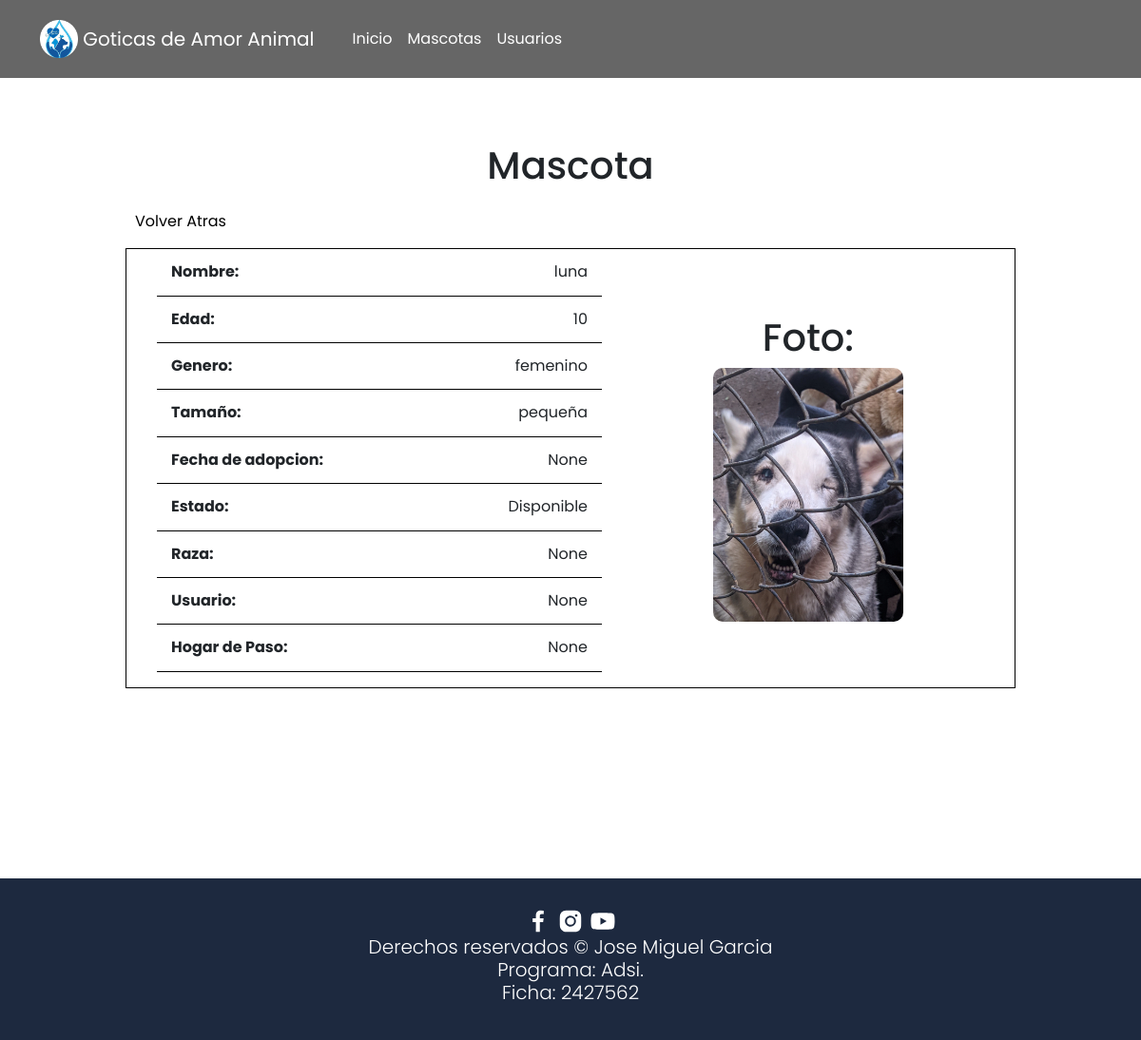
Screenshot of /mascotas/view/8 with the database file from the repository.
### mascotas/models.py (models this page shows, shortened)
class Mascota(models.Model):
    nombre = models.CharField(max_length=50, blank=False,null=False)
    edad = models.IntegerField(blank=False,null=False)
    genero = models.CharField(max_length=50, blank=False,null=False)
    tamaño = models.CharField(max_length=50, blank=False,null=False)
    fecha_adopcion = models.DateField(blank=True,null=True)
    estado_mascota = models.ForeignKey(EstadoMascota,on_delete=models.SET_NULL,null=True)
    raza = models.ForeignKey(Raza,on_delete=models.SET_NULL,null=True,blank=True)
    usuario = models.ForeignKey(Usuario,on_delete=models.SET_NULL,null=True,blank=True)
    hogar_paso = models.ForeignKey(HogarPaso,on_delete=models.SET_NULL,null=True,blank=True)
    imagen = models.ImageField(null=True,blank=True)

class EstadoMascota(models.Model):
    tipo_estado = models.CharField(max_length=50,blank=False,null=False)
    def __str__(self) :
        return self.tipo_estado

### mascotas/views.py (the view)
# urls.py: path('view/<int:id>',views.view,name='view'),
def view(request,id):
    mascota = Mascota.objects.get(id=id)
    context ={
        'mascota':mascota
    }
    return render(request,'mascotas/detalles.html',context)

### templates/mascotas/detalles.html (shortened to what this page needs)
{%extends 'layouts/base.html'%}
{%block content%}
<div class="container formulario">
    <h1>Mascota</h1>
    <br />
    <span class="aux-btns">
        <a href="{%url 'mascota'%}">Volver Atras</a>
    </span>
    <br />
    <div class="detalles-mascota">
        <div class="detalles-info">
            <ul>
                <li><b>Nombre:</b>{{mascota.nombre}}</li>
                <li><b>Edad:</b>{{mascota.edad}}</li>
                <li><b>Genero:</b>{{mascota.genero}}</li>
                <li><b>Tamaño:</b>{{mascota.tamaño}}</li>
                <li><b>Fecha de adopcion:</b>{{mascota.fecha_adopcion}}</li>
                <li><b>Estado:</b>{{mascota.estado_mascota}}</li>
                <li><b>Raza:</b>{{mascota.raza}}</li>
                <li><b>Usuario:</b>{{mascota.usuario}}</li>
                <li><b>Hogar de Paso:</b>{{mascota.hogar_paso}}</li>
            </ul>
        </div>
        <div class="detalles-imagen">
            <h1>Foto:</h1>
            <img src="{{mascota.imagen.url}}" alt="" width="25%"></li>
        </div>
    </div>
</div>
{%endblock%}

### static/css/style.css (style rules this page uses)
:root { --color-title: #001a49; --secundary-color: #0b72b5; --color-blanco: white; }
* { margin: 0; padding: 0; box-sizing: border-box; font-family: "Poppins", sans-serif; line-height: 1.15; }
body { overflow-x: hidden; }
.formulario { padding-top: 150px; max-width: 80%; text-align: center; margin: auto; }
.aux-btns { width: 100%; display: flex; justify-content: start; }
.aux-btns a { padding: 0px 10px; text-decoration: none; color: black; }
.detalles-mascota { display: flex; border: 1px solid black; }
.detalles-info { width: 500px; }
.detalles-info ul { width: 100%; }
.detalles-info ul li { width: 100%; display: flex; justify-content: space-between; padding: 15px; border-bottom: 1px solid black; }
.detalles-imagen { width: 300px; margin: auto; justify-content: center; align-items: center; }
.detalles-imagen img { width: 200px; border-radius: 10px; }

### rows the page displays
Mascota: nombre "luna", edad "10", genero "femenino", tamaño "pequeña", fecha_adopcion "None", estado_mascota "Disponible", raza "None", usuario "None", hogar_paso "None", imagen (picture)
